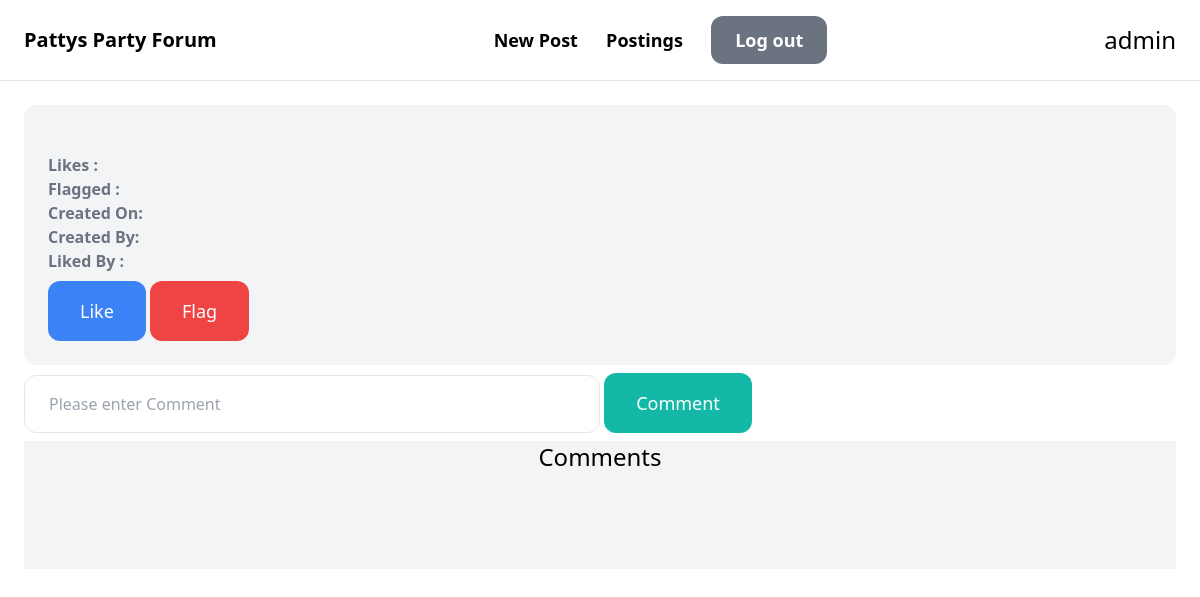
The page /posts/4/ (signed in) on the database as committed earlier.
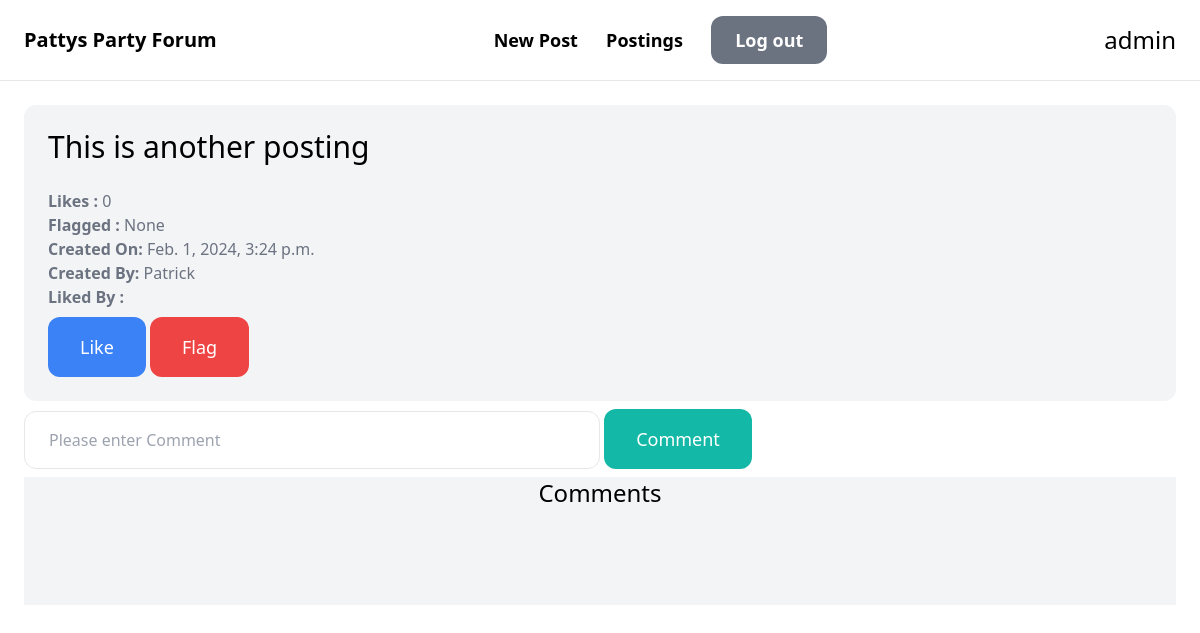
The same page on the database as committed later.
### post/models.py (models this page shows, shortened)
class Post(models.Model):
    message = models.CharField(max_length=255)
    flagged = models.BooleanField(blank=True, null=True)
    created_by = models.ForeignKey(User, related_name='user_posts', on_delete=models.CASCADE)
    created_at = models.DateTimeField(auto_now_add=True)
    class Meta:
        verbose_name_plural = 'Posts'
        permissions = (
            ("regular_users", "Can Post, comment and Like"),
            ("moderator_users", "Can tag posts as misleading"),
        )

### post/views.py (the view)
# urls.py: path('<int:pk>/', views.detail, name='detail'),
@login_required
def detail(request, pk):
    post = Post.objects.filter(Q(pk=pk)).annotate(count_likes=Count('post_likes')).first()
    likes = Like.objects.filter(Q(post=post))
    comments = Comment.objects.filter(Q(post=post))
    return render(request, 'detail.html', {
        'post': post,
        'likes': likes,
        'comments': comments,
    })

### post/templates/detail.html (shortened to what this page needs)
{% extends 'base.html' %}
{% block content %}
    <div class="gap-6">
        <div class="col-span-2 p-6 bg-gray-100 rounded-xl">
            <h1 class="mb-6 text-3xl">{{ post.message }}</h1>
            <p class="text-gray-500"><strong>Likes :     </strong>{{ post.count_likes }}</p>
            <p class="text-gray-500"><strong>Flagged :   </strong>{{ post.flagged }}</p>
            <p class="text-gray-500"><strong>Created On: </strong>{{ post.created_at }}</p>
            <p class="text-gray-500"><strong>Created By: </strong>{{ post.created_by.username }}</p>
            <p class="text-gray-500"><strong>Liked By :     </strong>
            </p>
            <a href="{% url 'post:like' post.id %}" class="mt-2 py-4 px-8 inline-block bg-blue-500 text-lg rounded-xl text-white">Like</a>
            {%  if 'post.moderator_users' in perms %}
                <a href="{% url 'post:flag' post.id %}" class="mt-2 py-4 px-8 inline-block bg-red-500 text-lg rounded-xl text-white">Flag</a>
            {% endif %}
        </div>
    </div>
    <div class="col-span-1">
        <form method="get" action="{% url 'post:comment' post.pk %}">
            <input name="comment" class="w-1/2 py-4 px-6 border rounded-xl" type="text" value="{{ query }}" placeholder="Please enter Comment">
            <button class="text-center mt-2 mb-2 py-4 px-8 text-lg bg-teal-500 text-white rounded-xl">Comment</button>
        </form>
    </div>
    <div class="pb-6  bg-gray-100">
        <h3 class="mb-12 text-2xl text-center">Comments</h3>
        <div class="col-span-3">
            <div class=" pb-6 bg-gray-100">
            </div>
        </div>
    </div>
{% endblock %}

Rows that differ between the two databases and show on the page:
added Post: message "This is another posting", count_likes "0", flagged "None", created_at "Feb. 1, 2024, 3:24 p.m.", created_by.username "Patrick"
